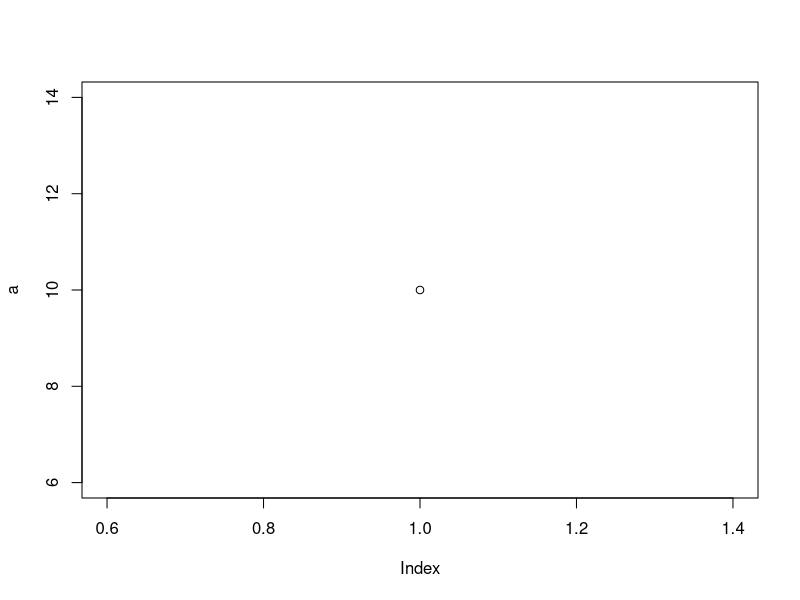
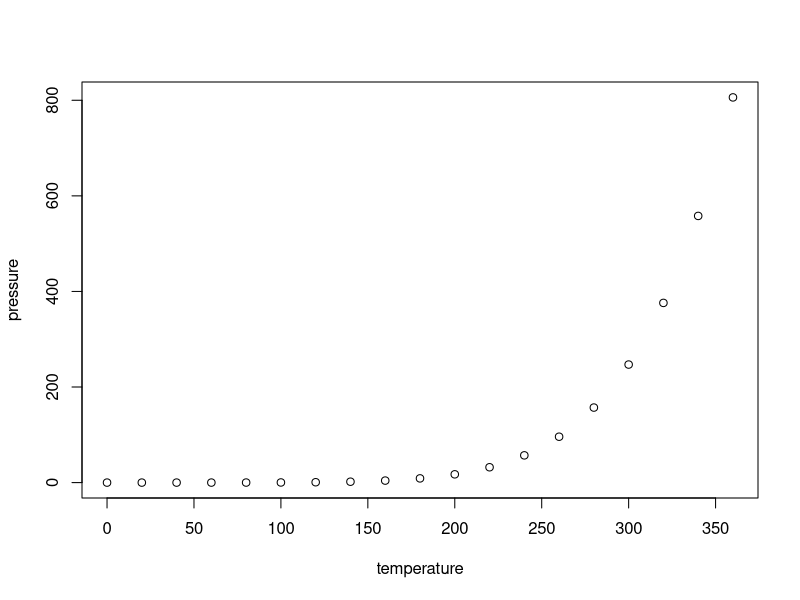

The R script that drew these images, in order:
## ---- chunk 1
k <- 7+3
k
a<-k

plot(a)
## ---- chunk 2
summary(cars)
## ---- chunk 3
plot(pressure)
